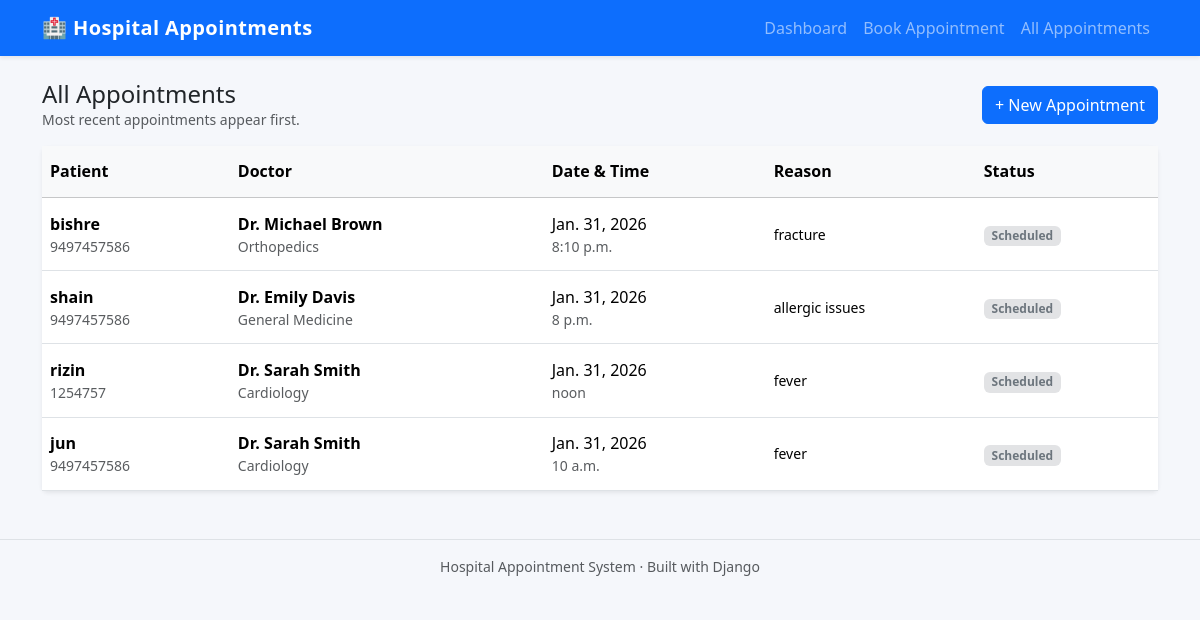
Page /appointments/list/ on the committed database.
### appointments/models.py (models this page shows, shortened)
class Appointment(models.Model):
    STATUS_CHOICES = [
        ("scheduled", "Scheduled"),
        ("completed", "Completed"),
        ("cancelled", "Cancelled"),
    ]
    doctor = models.ForeignKey(Doctor, on_delete=models.CASCADE, related_name="appointments")
    patient = models.ForeignKey(Patient, on_delete=models.CASCADE, related_name="appointments")
    date = models.DateField()
    time = models.TimeField()
    reason = models.CharField(max_length=255, blank=True)
    status = models.CharField(max_length=20, choices=STATUS_CHOICES, default="scheduled")
    created_at = models.DateTimeField(auto_now_add=True)
    class Meta:
        ordering = ["date", "time"]

class Patient(models.Model):
    full_name = models.CharField(max_length=150)
    email = models.EmailField()
    phone = models.CharField(max_length=20)
    date_of_birth = models.DateField(null=True, blank=True)

class Doctor(models.Model):
    name = models.CharField(max_length=100)
    specialty = models.CharField(max_length=100)
    room_number = models.CharField(max_length=20, blank=True)

### appointments/views.py (the view)
# urls.py: path("list/", views.appointment_list, name="appointment_list"),
def appointment_list(request):
    appointments = (
        Appointment.objects.select_related("doctor", "patient")
        .order_by("-date", "-time")
    )
    return render(request, "appointments/appointment_list.html", {"appointments": appointments})

### templates/appointments/appointment_list.html (shortened to what this page needs)
{% extends "base.html" %}
{% block content %}
<div class="d-flex justify-content-between align-items-center mb-3">
  <div>
    <h4 class="mb-0">All Appointments</h4>
    <p class="text-muted small mb-0">Most recent appointments appear first.</p>
  </div>
  <a href="{% url 'appointments:book_appointment' %}" class="btn btn-primary">
    + New Appointment
  </a>
</div>
<div class="card shadow-sm border-0">
  <div class="card-body p-0">
    <div class="table-responsive">
      <table class="table mb-0 align-middle">
        <thead class="table-light">
          <tr>
            <th>Patient</th>
            <th>Doctor</th>
            <th>Date &amp; Time</th>
            <th>Reason</th>
            <th>Status</th>
          </tr>
        </thead>
        <tbody>
          {% for appt in appointments %}
            <tr>
              <td>
                <div class="fw-semibold">{{ appt.patient.full_name }}</div>
                <div class="small text-muted">{{ appt.patient.phone }}</div>
              </td>
              <td>
                <div class="fw-semibold">{{ appt.doctor.name }}</div>
                <div class="small text-muted">{{ appt.doctor.specialty }}</div>
              </td>
              <td>
                <div>{{ appt.date }}</div>
                <div class="small text-muted">{{ appt.time }}</div>
              </td>
              <td class="small">{{ appt.reason|default:"—" }}</td>
              <td>
                <span class="badge bg-secondary-subtle text-secondary text-capitalize">
                  {{ appt.status }}
                </span>
              </td>
            </tr>
          {% empty %}
            <tr>
              <td colspan="5" class="text-center text-muted py-4">
                No appointments found. <a href="{% url 'appointments:book_appointment' %}">Book the first one</a>.
              </td>
            </tr>
          {% endfor %}
        </tbody>
      </table>
    </div>
  </div>
</div>
{% endblock %}

### static/css/styles.css (style rules this page uses)
body { background-color: #f5f7fb; }
.table > :not(caption) > * > * { padding-top: 0.85rem; padding-bottom: 0.85rem; }

### rows in the picture
Appointment: patient.full_name "bishre", patient.phone "9497457586", doctor.name "Dr. Michael Brown", doctor.specialty "Orthopedics", date "Jan. 31, 2026", time "8:10 p.m.", reason "fracture", status "Scheduled"
Appointment: patient.full_name "shain", patient.phone "9497457586", doctor.name "Dr. Emily Davis", doctor.specialty "General Medicine", date "Jan. 31, 2026", time "8 p.m.", reason "allergic issues", status "Scheduled"
Appointment: patient.full_name "rizin", patient.phone "1254757", doctor.name "Dr. Sarah Smith", doctor.specialty "Cardiology", date "Jan. 31, 2026", time "noon", reason "fever", status "Scheduled"
Appointment: patient.full_name "jun", patient.phone "9497457586", doctor.name "Dr. Sarah Smith", doctor.specialty "Cardiology", date "Jan. 31, 2026", time "10 a.m.", reason "fever", status "Scheduled"
